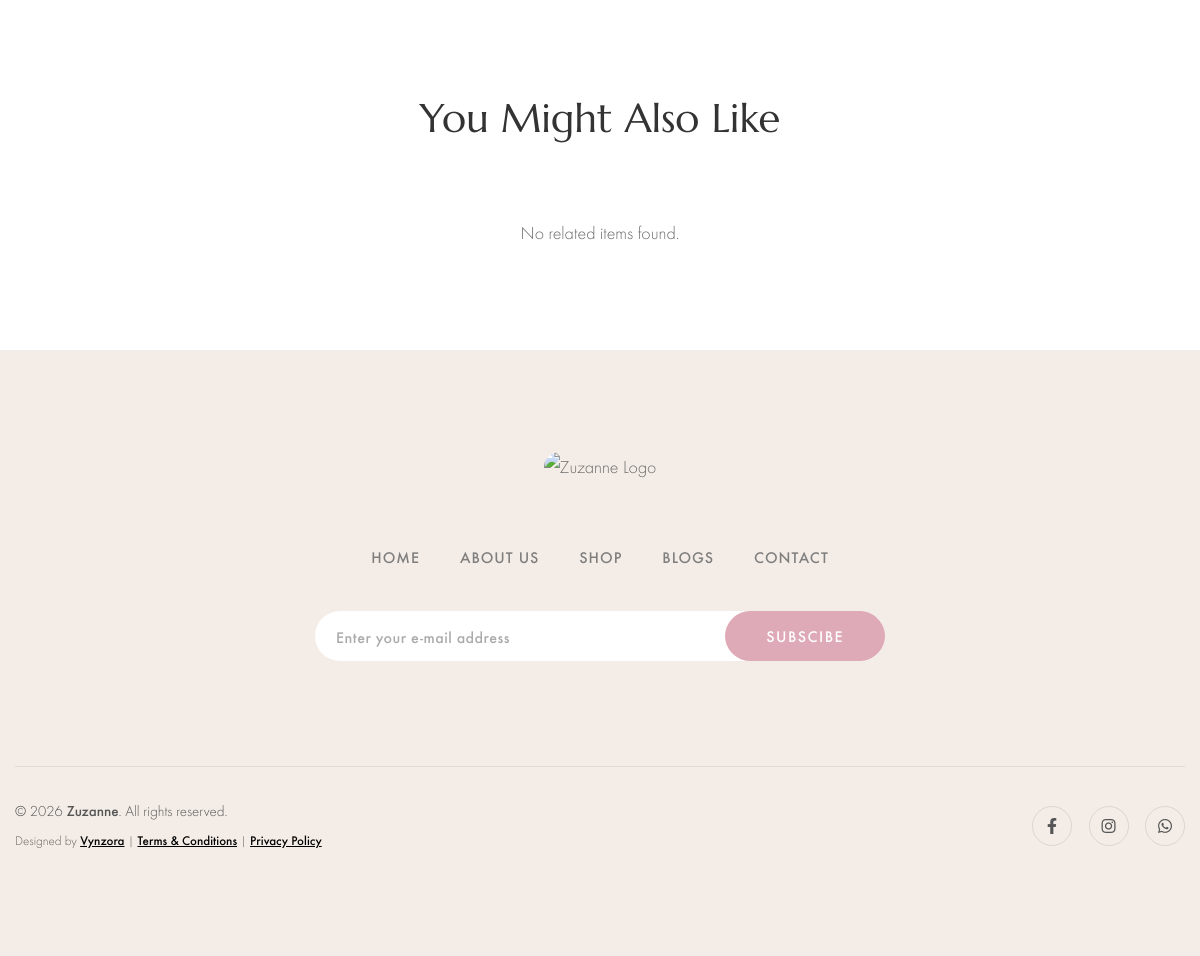
Page /product/embellished-silver-cross-baptism-candle/ (lower part) on the earlier database version.
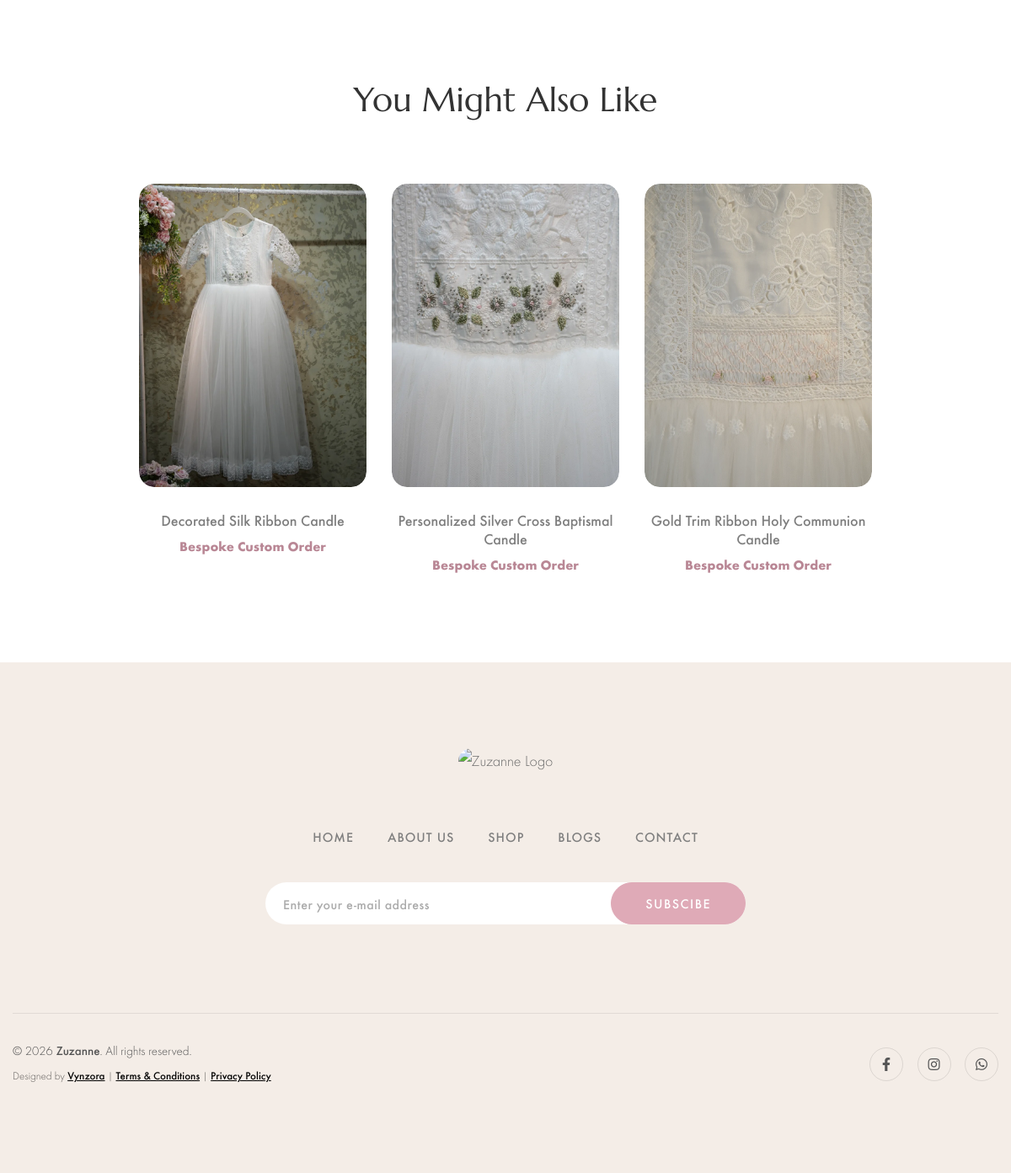
Same page on the later database version.
### zuzanne_app/models.py (models this page shows, shortened)
class Product(models.Model):
    GENDER_CHOICES = [
        ("boys", "Boys"),
        ("girls", "Girls"),
        ("unisex", "Unisex"),
    ]
    category = models.ForeignKey(Category, on_delete=models.CASCADE, related_name="products")
    name = models.CharField(max_length=200)
    slug = models.SlugField(unique=True, blank=True)
    description = models.TextField()
    gender = models.CharField(max_length=10, choices=GENDER_CHOICES)
    available_sizes = models.TextField(blank=True, null=True, help_text="Enter sizes comma-separated e.g. 0-3M, 3-6M, 1Y")
    created_at = models.DateTimeField(auto_now_add=True)
    class Meta:
        ordering = ["-created_at"]

class OptimizedImageModel(models.Model):
    image_fields = []
    class Meta:
        abstract = True

class ProductImage(OptimizedImageModel):
    image_fields = ["image"]
    product = models.ForeignKey(Product, on_delete=models.CASCADE, related_name="images")
    image = models.ImageField(upload_to="products/")

### zuzanne_app/views.py (the view, shortened to what this page needs)
# urls.py: path("product/<slug:slug>/", views.product_detail_view, name="product_detail"),
def product_detail_view(request, slug):
    product = get_object_or_404(Product.objects.prefetch_related("images"), slug=slug)
    recommended_products = Product.objects.filter(
        category=product.category
    ).exclude(id=product.id).prefetch_related("images")[:6]
    sizes_list = [
        s.strip() for s in product.available_sizes.split(',')
    ] if product.available_sizes else []
    return render(
        request,
        "frontend/product_detail.html",
        {
            "product": product,
            "recommended_products": recommended_products,
            "sizes_list": sizes_list,
        }
    )

### templates/frontend/product_detail.html (shortened to what this page needs)
{% extends 'frontend/base.html' %}
{% load static %}
{% block content %}
    <div class="section section-padding">
        <div class="container">
            <div class="section-title2 text-center">
                <h2 class="title">You Might Also Like</h2>
            </div>
            <div class="product-carousel">
                {% for rp in recommended_products %}
                <div class="col">
                    <div class="product">
                        <div class="product-thumb">
                            <a href="{% url 'product_detail' rp.slug %}" class="image">
                                {% with rp.images.all|first as first_img %}
                                {% if first_img %}
                                    <img src="{{ first_img.image.url }}" alt="{{ rp.name }}">
                                {% else %}
                                    <img src="{% static 'frontend/assets/images/product/s270/product-1.webp' %}" alt="{{ rp.name }}">
                                {% endif %}
                                {% endwith %}
                            </a>
                        </div>
                        <div class="product-info">
                            <h6 class="title"><a href="{% url 'product_detail' rp.slug %}">{{ rp.name }}</a></h6>
                            <span class="price">
                                Bespoke Custom Order
                            </span>
                        </div>
                    </div>
                </div>
                {% empty %}
                <div class="col text-center">
                    <p>No related items found.</p>
                </div>
                {% endfor %}
            </div>
        </div>
    </div>
{% endblock %}

Differences in the rows shown:
added Product: image (picture), name "Decorated Silk Ribbon Candle"
added Product: image (picture), name "Personalized Silver Cross Baptismal Candle"
added Product: image (picture), name "Gold Trim Ribbon Holy Communion Candle"
Other differences:
text no longer shown: "No related items found."
